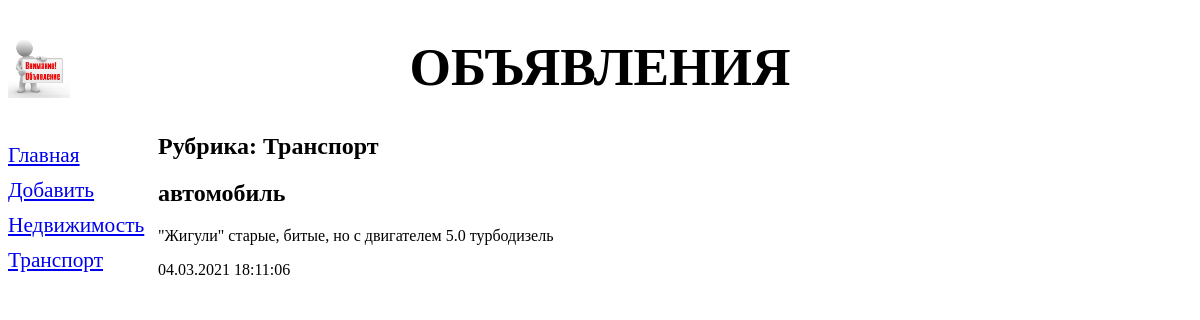
Screenshot of /mysite/2/ with the database file from the repository.
### mysite/models.py (models this page shows, shortened)
class Rubric(models.Model):
    name = models.CharField(max_length=20, db_index=True, verbose_name='Название')
    class Meta:
        verbose_name_plural = 'Рубрики'
        verbose_name = 'Рубрика'
        ordering = ['name']

class Bd(models.Model):
    title = models.CharField(max_length=50, verbose_name='Товар')
    content = models.TextField(null=True, blank=True, verbose_name='Описание')
    price = models.FloatField(null=True, blank=True, verbose_name='Цена')
    published = models.DateTimeField(auto_now_add=True, db_index=True, verbose_name='Опубликовано')
    rubric = models.ForeignKey('Rubric', null=True, on_delete=models.PROTECT, verbose_name='Рубрика')
    class Meta:
        verbose_name_plural = 'Объявления'
        verbose_name = 'Объявлениe'
        ordering = ['-published', 'title']

### mysite/views.py (the view)
# urls.py: path('<int:rubric_id>/', by_rubric, name= 'by_rubric'),
def by_rubric(request, rubric_id):
    bbs = Bd.objects.filter(rubric=rubric_id)
    rubrics = Rubric.objects.all()
    current_rubric = Rubric.objects.get(pk=rubric_id)
    context = {'bbs': bbs, 'rubrics': rubrics, 'current_rubric': current_rubric}
    return render(request, 'mysite/by_rubric.html', context)

### mysite/templates/mysite/by_rubric.html (shortened to what this page needs)
{% extends "layout/basic.html" %}
{% block content %}
<h2>Рубрика: {{ current_rubric.name }}</h2>
{% for bd in bbs %}
<div>
    <h2>{{ bd.title }}</h2>
    <p>{{ bd.content }}</p>
    <p>{{ bd.published|date:"d.m.Y H:i:s" }}</p>
</div>
{% endfor %}
{% endblock %}

### mysite/templates/layout/basic.html (shortened to what this page needs)
{% load static %}
<!DOCTYPE html>
<html>
<head>
    <link rel="stylesheet" type="text/css" href="{% static 'mysite/style.css' %}">
</head>
<body>
    <header>
        <h1>Объявления</h1>
    </header>
    <nav>
        <a href="{% url 'index' %}">Главная</a>
        <a href="{% url 'add' %}">Добавить</a>
        {% for rubric in rubrics %}
        <a href="{% url 'by_rubric' rubric.pk %}">{{ rubric.name }}</a>
        {% endfor %}
    </nav>
    <section>
        {% block content %}
        {% endblock %}
    </section>
</body>
</html>

### mysite/static/mysite/style.css (style rules this page uses)
header h1 { font-size: 40pt; text-transform: uppercase; text-align: center; background: url("bg.jpg") left / auto 100% no-repeat; }
nav { font-size: 16pt; width: 150px; float: left; }
nav a { display: block; margin: 10px 0px; }
section { margin-left: 170 px; }

### rows the page displays
Rubric: name "Недвижимость"
Rubric: name "Транспорт"
Bd: title "автомобиль", content "\"Жигули\" старые, битые, но с двигателем 5.0 турбодизель", published "04.03.2021 18:11:06"
